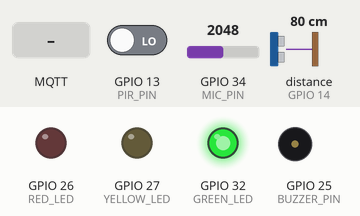
Simulated run of this sketch. Board: ESP32. On the bench: output pins drawn as LEDs (lit = HIGH), buzzer (waves = sounding, pin HIGH). Wiring (inferred from the names in the program): ultrasonic range finder: trigger GPIO 12; echo GPIO 14. Inputs (shaded band) come from the test bench; at power-on: GPIO 13 (PIR_PIN) LOW, GPIO 34 (MIC_PIN) = 2048, distance to the obstacle (sensor on GPIO 14) 80 cm. The echo pulse lasts 58.3 µs per cm; WiFi joins after 1.5 s; servers stay silent unless stated; random numbers use the default seed unless the sketch sets one; no MQTT or app messages arrive unless stated; pins used as bus, display or sensor lines are not drawn; what the sketch prints to the serial monitor is not drawn.

Above: at 2.9 s.
3.0 s: MQTT message "CRITICAL" arrives on the first subscribed topic
At 3.8 s:
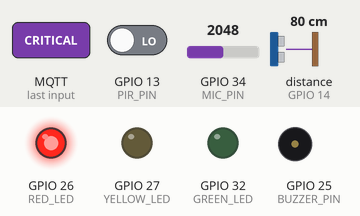
6.1 s: MQTT message "MODERATE" arrives on the first subscribed topic
At 6.8 s:
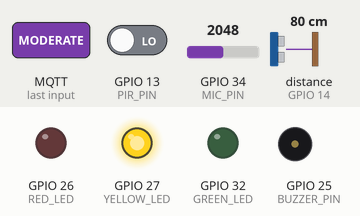
7.9 s: MQTT message "HIGH" arrives on the first subscribed topic
At 9.2 s:
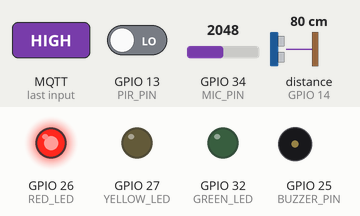
9.5 s: MQTT message "1" arrives on the first subscribed topic
At 10.3 s:
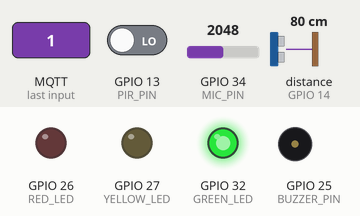
Timing chart, 0 to 12.0 s (numbered marks = the images above; inputs shaded):
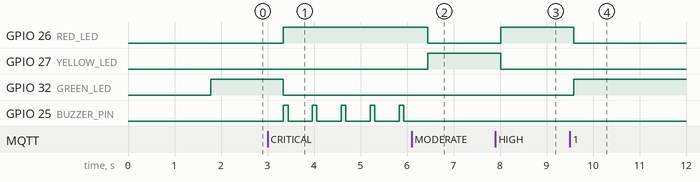

Measured:
- after the input at 3.0 s, GPIO 26 (RED_LED): LOW → HIGH after 0.34 s; GPIO 32 (GREEN_LED): HIGH → LOW after 0.34 s; GPIO 25 (BUZZER_PIN): alternates HIGH for 0.10 s and LOW for 0.52 s, starting after 0.34 s
- after the input at 6.1 s, GPIO 26 (RED_LED): HIGH → LOW after 0.35 s; GPIO 27 (YELLOW_LED): LOW → HIGH after 0.35 s
- after the input at 7.9 s, GPIO 26 (RED_LED): LOW → HIGH after 0.12 s; GPIO 27 (YELLOW_LED): HIGH → LOW after 0.12 s
- after the input at 9.5 s, GPIO 26 (RED_LED): HIGH → LOW after 0.08 s; GPIO 32 (GREEN_LED): LOW → HIGH after 0.08 s

The sketch:

Node_C.ino
```cpp
/*
 * NODE C - FINAL STABLE
 * No WiFi switching (Floating ESP32 handles interference)
 */

#include "esp_task_wdt.h"
#include <PubSubClient.h>
#include <WiFi.h>
#include <math.h>

#define WDT_TIMEOUT 15 // Watchdog timeout in seconds

const char *ssid = "StampedeShield";
const char *password = "8667220245";
const char *mqtt_server = "broker.hivemq.com";

#define TRIG_PIN 12
#define ECHO_PIN 14
#define PIR_PIN 13
#define MIC_PIN 34
#define GREEN_LED 32
#define YELLOW_LED 27
#define RED_LED 26
#define BUZZER_PIN 25

WiFiClient espClient;
PubSubClient client(espClient);

int micBaseline = 0;
String currentAlert = "SAFE";
unsigned long lastHeartbeat = 0; // For health monitoring

// PIR debounce variables
bool lastPirState = false;
unsigned long pirChangeTime = 0;
bool debouncedPir = false;

// MQTT Callback
void callback(char *topic, byte *payload, unsigned int length) {
  String msg = "";
  for (int i = 0; i < length; i++)
    msg += (char)payload[i];
  currentAlert = msg;
}

void setup() {
  Serial.begin(115200);

  // Initialize watchdog timer
  esp_task_wdt_init(WDT_TIMEOUT, true);
  esp_task_wdt_add(NULL);

  pinMode(TRIG_PIN, OUTPUT);
  pinMode(ECHO_PIN, INPUT);
  pinMode(PIR_PIN, INPUT);
  pinMode(MIC_PIN, INPUT);
  pinMode(GREEN_LED, OUTPUT);
  pinMode(YELLOW_LED, OUTPUT);
  pinMode(RED_LED, OUTPUT);
  pinMode(BUZZER_PIN, OUTPUT);
  digitalWrite(TRIG_PIN, LOW);

  // Calibrate
  long sum = 0;
  for (int i = 0; i < 20; i++) {
    sum += analogRead(MIC_PIN);
    delay(10);
  }
  micBaseline = sum / 20;

  // Connect WiFi with timeout
  WiFi.mode(WIFI_STA);
  WiFi.begin(ssid, password);

  int wifiAttempts = 0;
  while (WiFi.status() != WL_CONNECTED &&
         wifiAttempts < 40) { // 20 second timeout
    delay(500);
    Serial.print(".");
    wifiAttempts++;
    esp_task_wdt_reset(); // Keep watchdog happy during connection
  }

  if (WiFi.status() != WL_CONNECTED) {
    Serial.println("\n❌ WiFi Failed - Restarting...");
    delay(1000);
    ESP.restart(); // Reboot instead of hanging forever
  }

  Serial.println("\n✅ WiFi Connected");

  client.setServer(mqtt_server, 1883);
  client.setCallback(callback);
}

void reconnect() {
  int attempts = 0;
  while (!client.connected() && attempts < 10) {
    String id = "NodeC_" + String(random(0xffff), HEX);
    if (client.connect(id.c_str())) {
      client.subscribe("stampede/commands");
      return;
    } else {
      attempts++;
      delay(1000);
      esp_task_wdt_reset(); // Keep watchdog happy
    }
  }

  if (!client.connected()) {
    Serial.println("❌ MQTT Failed - Restarting...");
    ESP.restart();
  }
}

// Calculate RMS (Root Mean Square) audio level
// Takes 50 samples over ~10ms for stable reading
int readMicRMS() {
  long sumSquares = 0;
  for (int i = 0; i < 50; i++) {
    int sample = analogRead(MIC_PIN) - micBaseline;
    sumSquares += (long)sample * sample;
    delayMicroseconds(200); // ~10ms total for 50 samples
  }
  return (int)sqrt(sumSquares / 50.0);
}

float getDistance() {
  digitalWrite(TRIG_PIN, LOW);
  delayMicroseconds(2);
  digitalWrite(TRIG_PIN, HIGH);
  delayMicroseconds(10);
  digitalWrite(TRIG_PIN, LOW);
  long duration = pulseIn(ECHO_PIN, HIGH, 25000);
  if (duration > 0)
    return duration * 0.034 / 2.0;
  return -1;
}

void loop() {
  esp_task_wdt_reset(); // Feed the watchdog

  if (!client.connected())
    reconnect();
  client.loop();

  // Read Sensors
  float dist = getDistance();
  int mic = readMicRMS(); // RMS for stable audio level

  // Debounced PIR reading
  bool rawPir = digitalRead(PIR_PIN);
  if (rawPir != lastPirState) {
    pirChangeTime = millis();
    lastPirState = rawPir;
  }
  if (millis() - pirChangeTime > 200) { // 200ms debounce
    debouncedPir = rawPir;
  }
  bool pir = debouncedPir;

  // Use last good distance if fail
  static float lastDist = 100.0;
  if (dist > 0)
    lastDist = dist;

  // Send Data
  String p = "{\"id\":\"NODE_C\",\"dist\":";
  p += String(lastDist, 1);
  p += ",\"pir\":";
  p += String(pir);
  p += ",\"mic\":";
  p += String(mic);
  p += "}";

  client.publish("stampede/data", p.c_str());
  Serial.println(p);

  // Update LEDs based on Command
  digitalWrite(GREEN_LED, LOW);
  digitalWrite(YELLOW_LED, LOW);
  digitalWrite(RED_LED, LOW);
  digitalWrite(BUZZER_PIN, LOW);

  if (currentAlert == "CRITICAL") {
    digitalWrite(RED_LED, HIGH);
    digitalWrite(BUZZER_PIN, HIGH);
    delay(100);
    digitalWrite(BUZZER_PIN, LOW);
  } else if (currentAlert == "HIGH") {
    digitalWrite(RED_LED, HIGH);
  } else if (currentAlert == "MODERATE") {
    digitalWrite(YELLOW_LED, HIGH);
  } else {
    digitalWrite(GREEN_LED, HIGH);
  }

  // Send heartbeat every 10 seconds
  if (millis() - lastHeartbeat > 10000) {
    String hb = "{\"type\":\"heartbeat\",\"id\":\"NODE_C\",\"uptime\":";
    hb += String(millis() / 1000);
    hb += "}";
    client.publish("stampede/health", hb.c_str());
    lastHeartbeat = millis();
  }

  delay(500);
}
```
